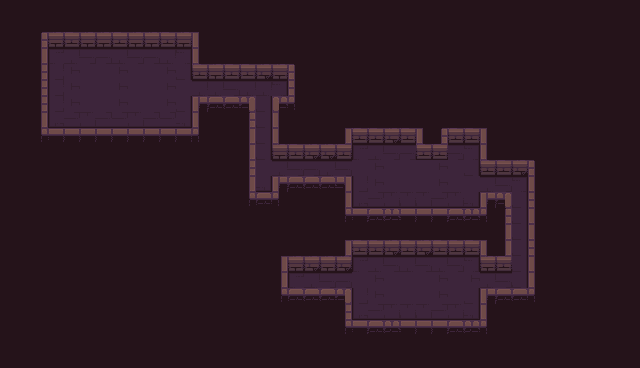

The image is a tile-based game level rendered from a .tmx file. Its description and complete source (layers, tilesets, objects, tile grids) follow:
An orthogonal 40x23 tile map with 16x16 px tiles, 1 tile layer (Tile Layer 1) and 9 objects (player, box, end).

<map version="1.10" tiledversion="1.10.2" orientation="orthogonal" renderorder="right-down" width="40" height="23" tilewidth="16" tileheight="16" infinite="0" nextlayerid="4" nextobjectid="21">
 <tileset firstgid="1" name="Dungeon_Tileset" tilewidth="16" tileheight="16" tilecount="100" columns="10">
  <image source="Dungeon_Tileset.png" width="160" height="160" />
 </tileset>
 <layer id="1" name="Tile Layer 1" width="40" height="23">
  <data encoding="csv">
79,79,79,79,79,79,79,79,79,79,79,79,79,79,79,79,79,79,79,79,79,79,79,79,79,79,79,79,79,79,79,79,79,79,79,79,79,79,79,79,
79,79,79,79,79,79,79,79,79,79,79,79,79,79,79,79,79,79,79,79,79,79,79,79,79,79,79,79,79,79,79,79,79,79,79,79,79,79,79,79,
79,79,1,2,3,2,2,3,2,2,3,2,16,79,79,79,79,79,79,79,79,79,79,79,79,79,79,79,79,79,79,79,79,79,79,79,79,79,79,79,
79,79,11,12,13,14,14,13,14,14,13,15,16,79,79,79,79,79,79,79,79,79,79,79,79,79,79,79,79,79,79,79,79,79,79,79,79,79,79,79,
79,79,21,22,18,24,24,18,19,24,18,25,3,2,3,3,4,5,6,79,79,79,79,79,79,79,79,79,79,79,79,79,79,79,79,79,79,79,79,79,
79,79,21,22,18,24,24,18,19,24,23,19,13,13,14,13,13,15,26,79,79,79,79,79,79,79,79,79,79,79,79,79,79,79,79,79,79,79,79,79,
79,79,21,22,18,24,24,18,19,24,18,25,51,42,45,56,25,55,46,79,79,79,79,79,79,79,79,79,79,79,79,79,79,79,79,79,79,79,79,79,
79,79,31,32,33,34,33,33,34,33,33,35,16,79,79,1,25,36,79,79,79,79,79,79,79,79,79,79,79,79,79,79,79,79,79,79,79,79,79,79,
79,79,41,52,52,52,52,52,52,52,52,52,46,79,79,31,25,36,79,79,79,11,3,3,4,3,16,1,3,3,16,79,79,79,79,79,79,79,79,79,
79,79,79,79,79,79,79,79,79,79,79,79,79,79,79,11,25,2,3,4,4,3,12,13,14,14,3,3,14,15,36,79,79,79,79,79,79,79,79,79,
79,79,79,79,79,79,79,79,79,79,79,79,79,79,79,21,19,13,14,14,13,14,24,18,19,19,19,18,19,25,3,3,4,6,79,79,79,79,79,79,
79,79,79,79,79,79,79,79,79,79,79,79,79,79,79,31,35,51,45,45,45,54,22,18,19,19,19,18,19,24,13,14,15,16,79,79,79,79,79,79,
79,79,79,79,79,79,79,79,79,79,79,79,79,79,79,41,45,46,79,79,79,31,32,33,34,34,34,33,34,35,51,56,25,26,79,79,79,79,79,79,
79,79,79,79,79,79,79,79,79,79,79,79,79,79,79,79,79,79,79,79,79,41,52,42,43,52,52,52,42,43,46,1,25,36,79,79,79,79,79,79,
79,79,79,79,79,79,79,79,79,79,79,79,79,79,79,79,79,79,79,79,79,79,79,79,79,79,79,79,79,79,79,31,25,36,79,79,79,79,79,79,
79,79,79,79,79,79,79,79,79,79,79,79,79,79,79,79,79,79,79,79,79,11,3,3,4,3,4,3,3,3,36,11,25,26,79,79,79,79,79,79,
79,79,79,79,79,79,79,79,79,79,79,79,79,79,79,79,79,11,2,4,2,4,12,13,14,13,14,13,14,15,2,3,25,16,79,79,79,79,79,79,
79,79,79,79,79,79,79,79,79,79,79,79,79,79,79,79,79,11,12,13,14,14,19,18,19,19,19,18,19,23,13,14,25,16,79,79,79,79,79,79,
79,79,79,79,79,79,79,79,79,79,79,79,79,79,79,79,79,41,45,45,45,56,22,18,19,19,19,18,19,25,51,45,45,46,79,79,79,79,79,79,
79,79,79,79,79,79,79,79,79,79,79,79,79,79,79,79,79,79,79,79,79,21,32,33,34,34,34,33,34,35,36,79,79,79,79,79,79,79,79,79,
79,79,79,79,79,79,79,79,79,79,79,79,79,79,79,79,79,79,79,79,79,41,52,42,43,52,52,52,42,43,46,79,79,79,79,79,79,79,79,79,
79,79,79,79,79,79,79,79,79,79,79,79,79,79,79,79,79,79,79,79,79,79,79,79,79,79,79,79,79,79,79,79,79,79,79,79,79,79,79,79,
79,79,79,79,79,79,79,79,79,79,79,79,79,79,79,79,79,79,79,79,79,79,79,79,79,79,79,79,79,79,79,79,79,79,79,79,79,79,79,79
</data>
 </layer>
 <objectgroup id="2" name="block">
  <object id="1" name="player" x="76" y="75.5" width="24" height="24" />
  <object id="9" name="box" x="168.5" y="104">
   <ellipse />
  </object>
  <object id="10" x="264" y="88.5">
   <ellipse />
  </object>
  <object id="11" x="265" y="169">
   <ellipse />
  </object>
  <object id="12" x="360" y="152.5">
   <ellipse />
  </object>
  <object id="13" x="359" y="169">
   <ellipse />
  </object>
  <object id="16" x="328.5" y="280.5">
   <ellipse />
  </object>
  <object id="17" x="409" y="296.5">
   <ellipse />
  </object>
  <object id="19" name="end" x="296" y="280">
   <point />
  </object>
 </objectgroup>
</map>
